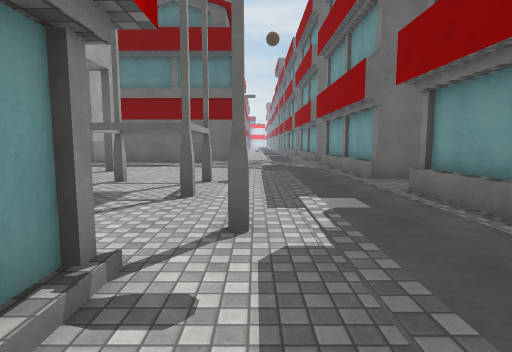
[1] (above)

24 first-person views from a walk through a 3-D level made in the Unity game engine. The camera is 1.5 m above the floor, tilts 6° down and sees 80° across. The floor is counted in squares, 2 m on a side. Each view is taken from the middle of a square. On the plan, view 1 faces up. The plan holds only what a view shows up to about 10 squares ahead; the rest is blank. The place goes on beyond the plan. The player character is not drawn. Surface patterns are stand-ins for the level's own textures.

[2]
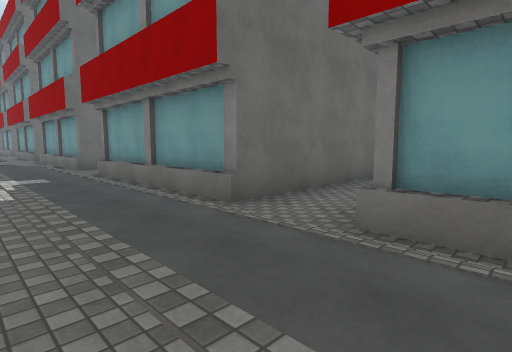

[3]
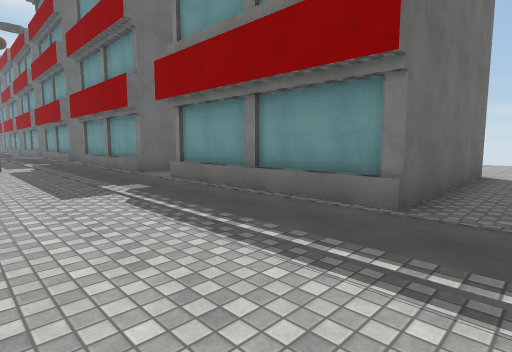

[4]
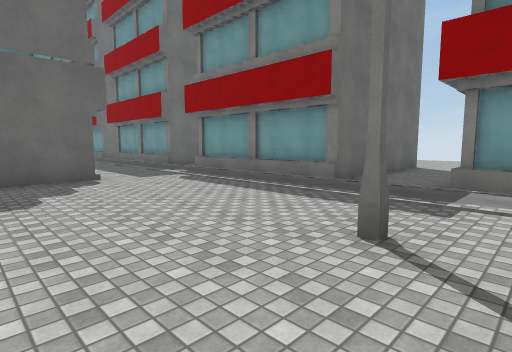

[5]
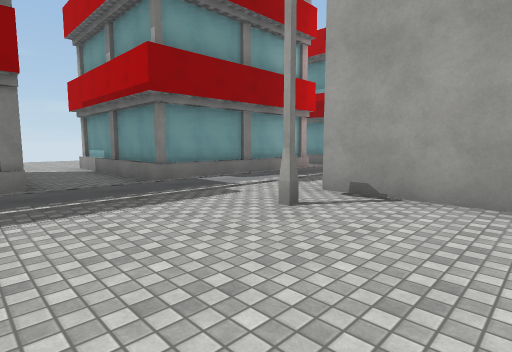

[6]
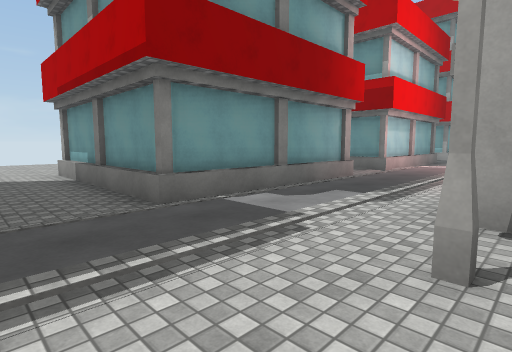

[7]
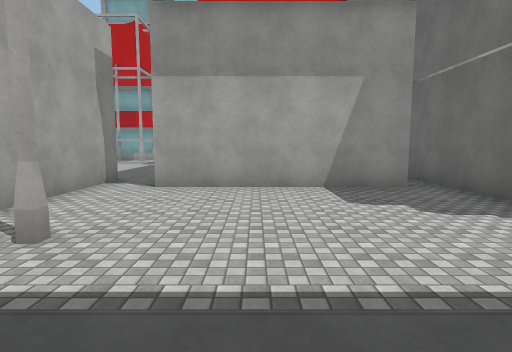

[8]
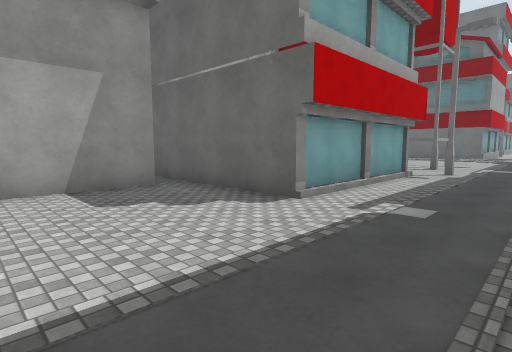

[9]
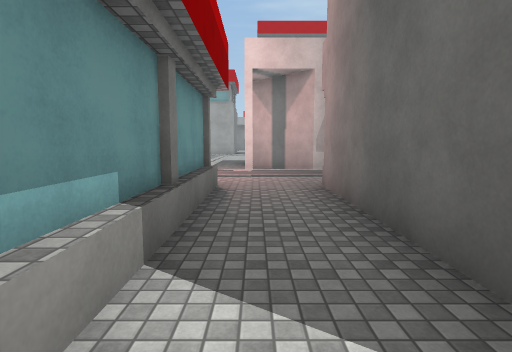

[10]
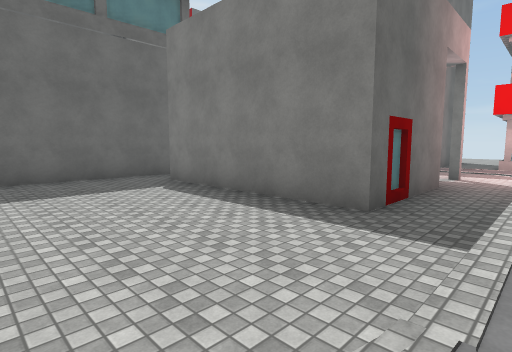

[11]
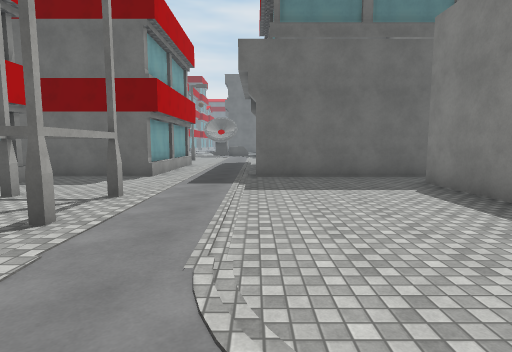

[12]
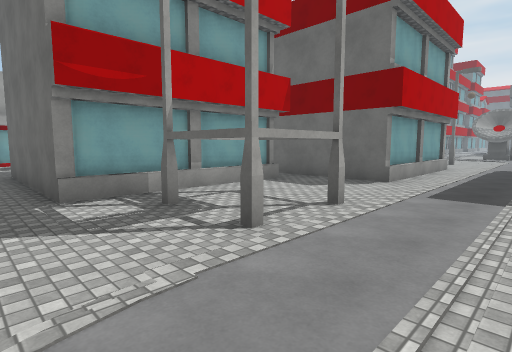

[13]
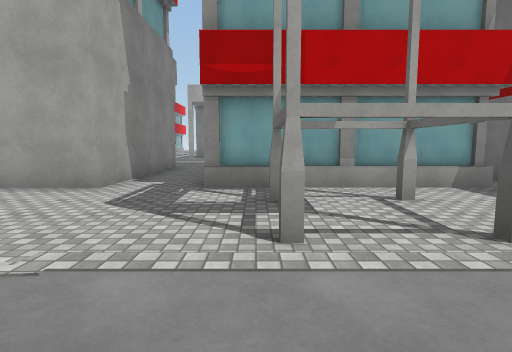

[14]
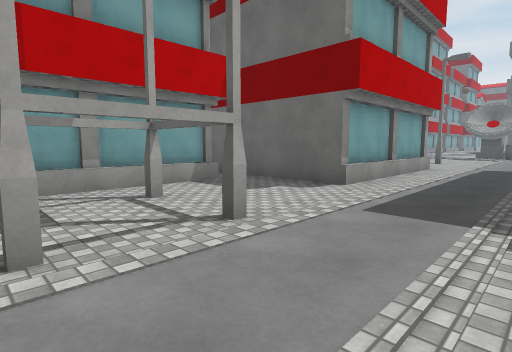

[15]
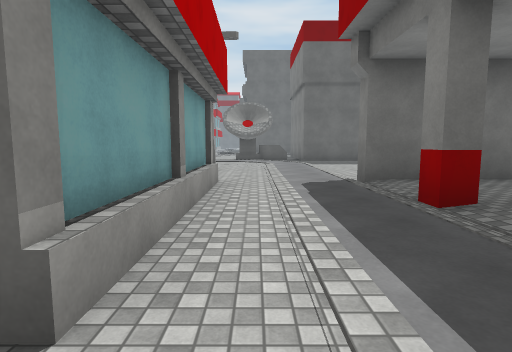

[16]
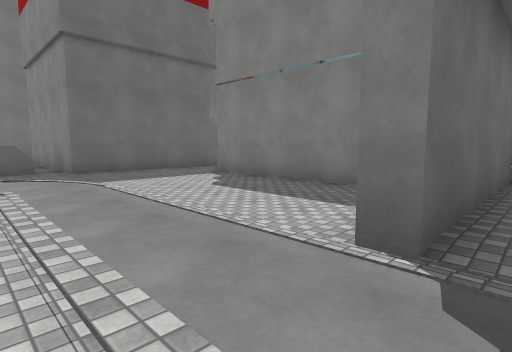

[17]
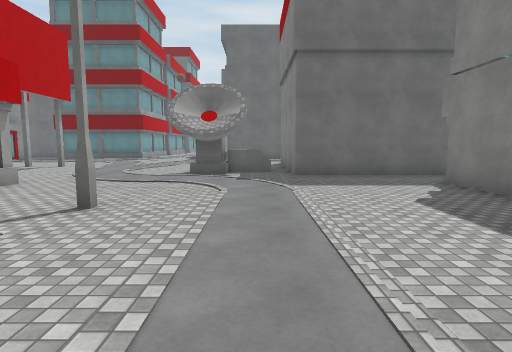

[18]
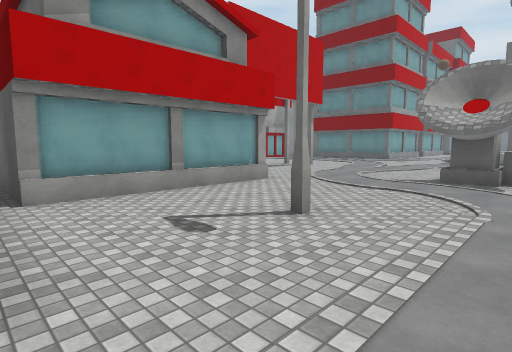

[19]
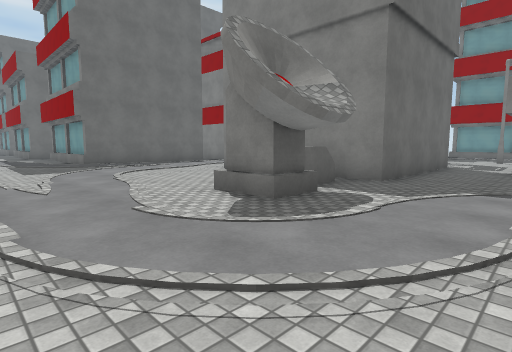

[20]
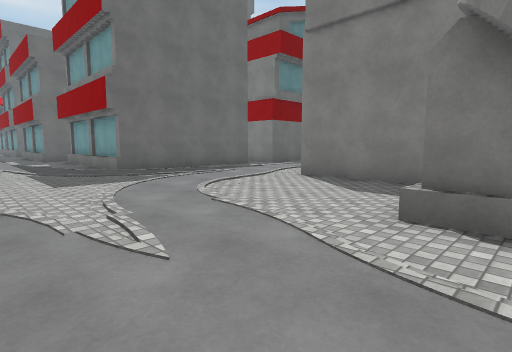

[21]
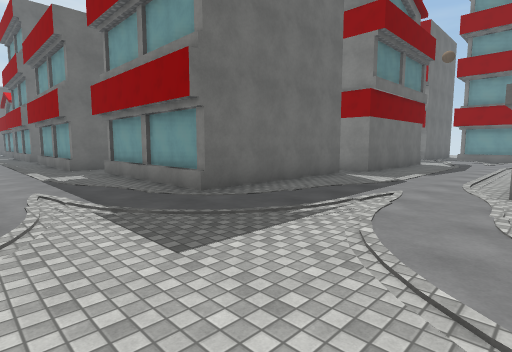

[22]
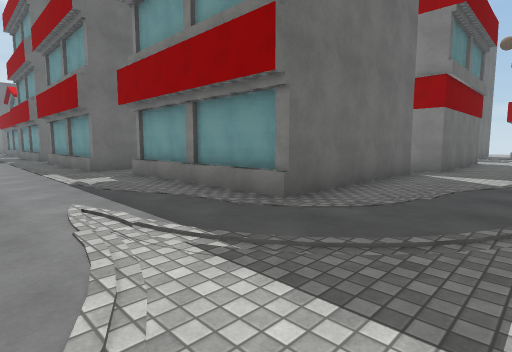

[23]
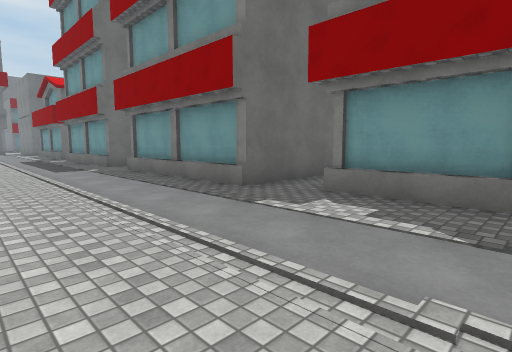

[24]
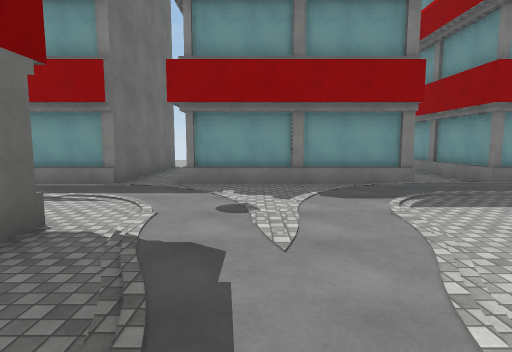

### Floor plan
Key: @ floor where view 1 was taken; # wall or solid block; . main floor; : floor 0.25 m higher than the main floor; / step, stairs or slope; O other object.
Columns run from 16 left of view 1 to 12 right of it. Each row starts with its distance up from view 1.
 26  /:.#
 25  /:..
 24  /:.#
 23  /:.#
 22  /:.#
 21 ./:.#
 20 ./:.#
 19 ./:.####
 18 ./:...
 17 ./:..#
 16 ./:..#
 15 ./:..#            /#
 14  /:/.#           :/#
 13  ::/.#####.#####/:/####
 12  :/:/.........../:/...
 11  :.:://.......//:/.#
 10  /..//::::::::://..#
  9  ../:::///////:::/.#
  8  //://.#    O.../:/#
  7  :/:...#    .....:/##
  6  ::/...#     ..#.:/..
  5 ./:/OOO#     ....:/####
  4 ./:.OO.#####O..#.:/#
  3 ./:/............#:/#
  2 ../:://..........:/#
  1 #..//::....#   #.:/#
  0 #..../:/...#   #@:/#####
 -1 #...#.:/...#   #.:/...
 -2 #.....:/...#   #.:/#
 -3 #.....:/...#####.:/#
 -4 ##  #.:/#####....:/#
 -5     #.:/    #....:/#
 -6     #.:/    #....:/#####
 -7     #.:O    #....:/..........
 -8     #.:/    #....:/..........
 -9  ####.:/#####..#.:/#####....
-10  #....:/.........:/#
-11  #....:/...#    .:/#
-12  #.#.#:/...#    /:/#
-13  #....:/...#    /:/#####
-14  #.#.#:/...## ##.:/.....
-15 ##....:/...O###.O:/......
-16 ......:/......../:/#####
-17 #O#..  :::::::     #

Where each view was taken, in squares from view 1:
view 1: 0 up, 0 right, facing up
view 2: 3 down, 0 right, facing up-right
view 3: 8 down, 1 left, facing up-right
view 4: 10 down, 3 left, facing up-right
view 5: 6 down, 3 left, facing down-right
view 6: 7 down, 1 left, facing down-right
view 7: 7 down, 2 right, facing left
view 8: 7 down, 2 right, facing up-left
view 9: 15 down, 8 right, facing left
view 10: 17 down, 9 left, facing up-right
view 11: 17 down, 9 left, facing up
view 12: 16 down, 9 left, facing up-left
view 13: 14 down, 9 left, facing left
view 14: 14 down, 9 left, facing up-left
view 15: 10 down, 11 left, facing up
view 16: 5 down, 11 left, facing up-right
view 17: 5 down, 10 left, facing up
view 18: 4 down, 10 left, facing up-left
view 19: 1 up, 15 left, facing up-right
view 20: 4 up, 15 left, facing up-right
view 21: 8 up, 15 left, facing up-right
view 22: 10 up, 15 left, facing up-right
view 23: 15 up, 16 left, facing up-right
view 24: 10 up, 4 left, facing right
